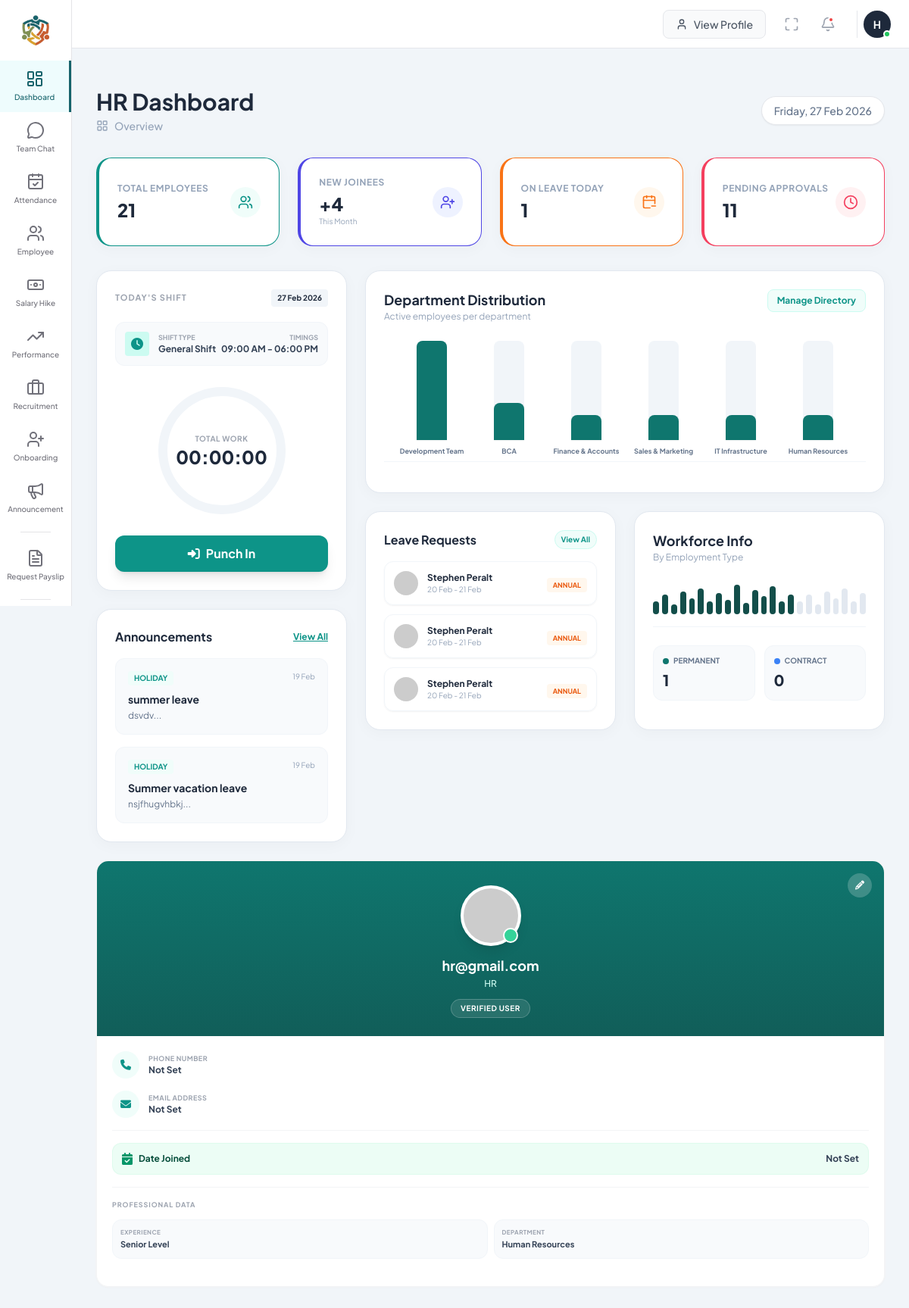
The page /HR/hr_dashboard.php (signed in) on the database its author committed.
### tables this page shows
CREATE TABLE `announcements` (
  `id` int(11) NOT NULL,
  `title` varchar(255) NOT NULL,
  `category` varchar(50) NOT NULL,
  `priority` varchar(50) NOT NULL DEFAULT 'Medium',
  `publish_date` date NOT NULL,
  `message` text NOT NULL,
  `created_by` int(11) NOT NULL,
  `is_archived` tinyint(1) DEFAULT 0,
  `created_at` timestamp NULL DEFAULT current_timestamp(),
  `image_path` varchar(255) DEFAULT NULL,
  `target_audience` varchar(50) DEFAULT 'All',
  `is_pinned` tinyint(1) DEFAULT 0,
  `attachment_path` varchar(255) DEFAULT NULL
);

CREATE TABLE `leave_requests` (
  `id` int(11) NOT NULL,
  `user_id` int(11) NOT NULL,
  `department` varchar(100) DEFAULT NULL,
  `tl_id` int(11) DEFAULT NULL,
  `manager_id` int(11) DEFAULT NULL,
  `leave_type` enum('Annual','Medical','Casual','Other') NOT NULL,
  `start_date` date NOT NULL,
  `end_date` date NOT NULL,
  `total_days` int(11) NOT NULL,
  `reason` text NOT NULL,
  `status` enum('Pending','Approved','Rejected') DEFAULT 'Pending',
  `tl_status` enum('Pending','Approved','Rejected') DEFAULT 'Pending',
  `manager_status` enum('Pending','Approved','Rejected') DEFAULT 'Pending',
  `hr_status` enum('Pending','Approved','Rejected') DEFAULT 'Pending',
  `approved_by` varchar(100) DEFAULT NULL,
  `created_at` timestamp NULL DEFAULT current_timestamp()
);

CREATE TABLE `employee_profiles` (
  `id` int(11) NOT NULL,
  `user_id` int(11) DEFAULT NULL,
  `full_name` varchar(100) DEFAULT NULL,
  `designation` varchar(100) DEFAULT NULL,
  `department` varchar(50) DEFAULT 'Engineering Dept',
  `reporting_to` int(11) DEFAULT NULL,
  `manager_id` int(11) DEFAULT NULL,
  `experience_label` varchar(50) DEFAULT 'Fresher',
  `emp_id_code` varchar(20) DEFAULT NULL,
  `phone` varchar(20) DEFAULT NULL,
  `location` varchar(100) DEFAULT NULL,
  `dob` date DEFAULT NULL,
  `gender` enum('Male','Female','Other') DEFAULT 'Male',
  `marital_status` varchar(20) DEFAULT 'Single',
  `nationality` varchar(50) DEFAULT NULL,
  `joining_date` date DEFAULT NULL,
  `profile_img` varchar(255) DEFAULT NULL,
  `email` varchar(100) DEFAULT NULL,
  `emergency_contacts` longtext DEFAULT NULL CHECK (json_valid(`emergency_contacts`)),
  `family_info` longtext DEFAULT NULL CHECK (json_valid(`family_info`)),
  `experience_history` longtext DEFAULT NULL CHECK (json_valid(`experience_history`)),
  `education_history` longtext DEFAULT NULL CHECK (json_valid(`education_history`)),
  `bank_info` longtext DEFAULT NULL CHECK (json_valid(`bank_info`)),
  `storage_used_gb` decimal(10,2) DEFAULT 45.50,
  `storage_limit_gb` decimal(10,2) DEFAULT 100.00,
  `storage_docs_gb` decimal(10,2) DEFAULT 20.20,
  `storage_media_gb` decimal(10,2) DEFAULT 15.10,
  `storage_system_gb` decimal(10,2) DEFAULT 10.20,
  `last_password_change` timestamp NULL DEFAULT NULL,
  `status` enum('Active','Inactive') DEFAULT 'Active'
);

CREATE TABLE `users` (
  `id` int(11) NOT NULL,
  `name` varchar(100) DEFAULT NULL,
  `employee_id` varchar(20) DEFAULT NULL,
  `department` varchar(100) DEFAULT NULL,
  `username` varchar(100) NOT NULL,
  `email` varchar(255) DEFAULT NULL,
  `password` varchar(255) NOT NULL,
  `role` enum('System Admin','HR','Manager','Team Lead','Employee','Sales','Digital Marketing','IT Admin','IT Executive','HR Executive','CFO','Accounts') NOT NULL,
  `last_password_change` timestamp NULL DEFAULT NULL
);

### HR/hr_dashboard.php (the view, shortened to what the rows shown need)
<?php
$dbPath = __DIR__ . '/include/db_connect.php';
if (file_exists($dbPath)) {
    require_once $dbPath;
    $sidebarPath = 'sidebars.php';
    $headerPath = 'header.php';
} elseif (file_exists('../include/db_connect.php')) {
    $headerPath = '../header.php';
} else {
    die("Critical Error: Database connection file not found.");
}
$current_user_id = $_SESSION['user_id'] ?? 0;
$employee_name = "HR Admin";
$employee_role = "Human Resources";
$profile_img = "https://ui-avatars.com/api/?name=HR+Admin&background=random";
$sql_profile = "SELECT ep.full_name, ep.profile_img, ep.designation, ep.emp_id_code, ep.department,
                ep.phone, ep.email, ep.joining_date, ep.experience_label, ep.emergency_contacts,
                u.username, u.email as u_email, u.role
                FROM users u
                LEFT JOIN employee_profiles ep ON u.id = ep.user_id
                WHERE u.id = ?";
$stmt_profile = mysqli_prepare($conn, $sql_profile);
mysqli_stmt_bind_param($stmt_profile, "i", $current_user_id);
mysqli_stmt_execute($stmt_profile);
$profile_res = mysqli_stmt_get_result($stmt_profile);
if ($profile = mysqli_fetch_assoc($profile_res)) {
    $employee_name = $profile['full_name'] ?? $profile['username'] ?? 'HR Admin';
    $employee_role = $profile['designation'] ?? $profile['role'] ?? 'Human Resources';
    $profile_img = "https://ui-avatars.com/api/?name=" . urlencode($employee_name) . "&background=0d9488&color=fff&size=128&bold=true";
}
$announcements = [];
$res = $conn->query("SELECT * FROM announcements WHERE is_archived=0 ORDER BY created_at DESC LIMIT 2");
if ($res) { while($row = $res->fetch_assoc()) $announcements[] = $row; }
$leaves = [];
$stmt = $conn->prepare("SELECT lr.*, ep.full_name, ep.profile_img, ep.designation FROM leave_requests lr JOIN employee_profiles ep ON lr.user_id = ep.user_id WHERE lr.status='Pending' ORDER BY lr.created_at DESC LIMIT 3");
if ($stmt) {
    $stmt->execute();
    $result = $stmt->get_result();
    if ($result) { while($row = $result->fetch_assoc()) $leaves[] = $row; }
}
?>
<!DOCTYPE html>
<html lang="en">
<head>
    <script src="https://cdn.tailwindcss.com"></script>
    <link rel="stylesheet" href="https://cdnjs.cloudflare.com/ajax/libs/font-awesome/6.4.0/css/all.min.css">
</head>
<body class="antialiased">
    <?php
    if (file_exists($headerPath)) include $headerPath;
    ?>
    <div class="dashboard-container">
        <div class="flex flex-col md:flex-row justify-between items-start md:items-center mb-8 gap-4">
            <div>
                <h1 class="text-3xl font-bold text-slate-800">HR Dashboard</h1>
            </div>
        </div>
        <div class="grid grid-cols-1 xl:grid-cols-12 gap-6">
            <div class="xl:col-span-9">
                <div class="grid grid-cols-1 lg:grid-cols-12 gap-6">
                    <div class="lg:col-span-4 space-y-6">
                        <div class="glass-card">
                            <div class="space-y-4">
                                <?php if(!empty($announcements)): ?>
                                    <?php foreach($announcements as $ann): ?>
                                    <div class="bg-slate-50 border border-slate-100 rounded-xl p-4 hover:shadow-sm transition">
                                        <div class="flex justify-between items-start mb-2">
                                            <span class="text-[10px] font-bold uppercase text-teal-600 bg-teal-50 px-2 py-0.5 rounded"><?php echo htmlspecialchars($ann['category']); ?></span>
                                            <span class="text-[10px] text-slate-400"><?php echo date('d M', strtotime($ann['created_at'])); ?></span>
                                        </div>
                                        <h4 class="text-sm font-bold text-slate-800 mb-1"><?php echo htmlspecialchars($ann['title']); ?></h4>
                                        <p class="text-xs text-slate-500 line-clamp-2"><?php echo htmlspecialchars(substr($ann['message'], 0, 80)); ?>...</p>
                                    </div>
                                    <?php endforeach; ?>
                                <?php else: ?>
                                    <p class="text-xs text-slate-400 text-center py-4">No new announcements.</p>
                                <?php endif; ?>
                            </div>
                        </div>
                    </div>
                    <div class="lg:col-span-8 space-y-6">
                        <div class="grid grid-cols-1 md:grid-cols-2 gap-6">
                            <div class="glass-card">
                                <div class="space-y-3">
                                    <?php if(!empty($leaves)): foreach($leaves as $lv):
                                        $img = $lv['profile_img'] ? $lv['profile_img'] : "https://ui-avatars.com/api/?name=".urlencode($lv['full_name']);
                                    ?>
                                    <div class="flex items-center justify-between p-3 border border-slate-100 rounded-xl hover:bg-slate-50 transition shadow-sm">
                                        <div class="flex items-center gap-3">
                                            <img src="<?php echo htmlspecialchars($img); ?>" class="w-8 h-8 rounded-full object-cover">
                                            <div>
                                                <p class="text-xs font-bold text-slate-800"><?php echo htmlspecialchars($lv['full_name']); ?></p>
                                                <p class="text-[10px] text-slate-400"><?php echo date('d M', strtotime($lv['start_date'])) . ' - ' . date('d M', strtotime($lv['end_date'])); ?></p>
                                            </div>
                                        </div>
                                        <div>
                                            <span class="text-[9px] font-bold uppercase text-orange-600 bg-orange-50 px-2 py-1 rounded"><?php echo htmlspecialchars($lv['leave_type']); ?></span>
                                        </div>
                                    </div>
                                    <?php endforeach; endif; ?>
                                </div>
                            </div>
                        </div>
                    </div>
                </div>
            </div>
            <div class="xl:col-span-3 space-y-6">
                <div class="bg-white rounded-2xl overflow-hidden border border-gray-100 shadow-sm ring-1 ring-gray-100">
                    <div class="bg-gradient-to-b from-teal-700 to-teal-800 p-6 flex flex-col items-center text-center relative">
                        <div class="absolute top-4 right-4 flex gap-2">
                            <button class="w-8 h-8 rounded-full bg-white/20 hover:bg-white/30 text-white flex items-center justify-center transition backdrop-blur-sm" title="Edit Profile">
                            </button>
                        </div>
                        <div class="relative mb-3 mt-2">
                            <img src="<?php echo $profile_img; ?>" class="w-20 h-20 rounded-full border-4 border-white shadow-lg object-cover bg-white">
                            <div class="absolute bottom-1 right-1 w-5 h-5 bg-emerald-400 border-2 border-white rounded-full"></div>
                        </div>
                        <h2 class="text-white font-bold text-lg"><?php echo htmlspecialchars($employee_name); ?></h2>
                        <p class="text-teal-100 text-xs font-medium mt-0.5 mb-3"><?php echo htmlspecialchars($employee_role); ?></p>
                        <span class="bg-white/10 border border-white/20 text-white text-[10px] px-3 py-1 rounded-full font-bold tracking-wider uppercase">Verified User</span>
                    </div>
                </div>
            </div>
        </div>
    </div>
</body>
</html>

### rows shown on the page
announcements: category "HOLIDAY", created_at "19 Feb", title "summer leave", message "dsvdv"
announcements: category "HOLIDAY", created_at "19 Feb", title "Summer vacation leave", message "nsjfhugvhbkj"
leave_requests: employee_profiles.full_name "Stephen Peralt", start_date "20 Feb", end_date "21 Feb", leave_type "ANNUAL"
leave_requests: employee_profiles.full_name "Stephen Peralt", start_date "20 Feb", end_date "21 Feb", leave_type "ANNUAL"
leave_requests: employee_profiles.full_name "Stephen Peralt", start_date "20 Feb", end_date "21 Feb", leave_type "ANNUAL"
users: username "hr@gmail.com", role "HR"

### other values the page prints
$item['name'] "Dashboard"
$item['name'] "Team Chat"
$item['name'] "Attendance"
$item['name'] "Employee"
$item['name'] "Salary Hike"
$item['name'] "Performance"
$item['name'] "Recruitment"
$item['name'] "Onboarding"
$item['name'] "Announcement"
$item['name'] "Request Payslip"
substr($display_name, 0, 1) "H"
$total_emp "21"
$new_joinees "4"
$on_leave "1"
$pending_leaves "11"
